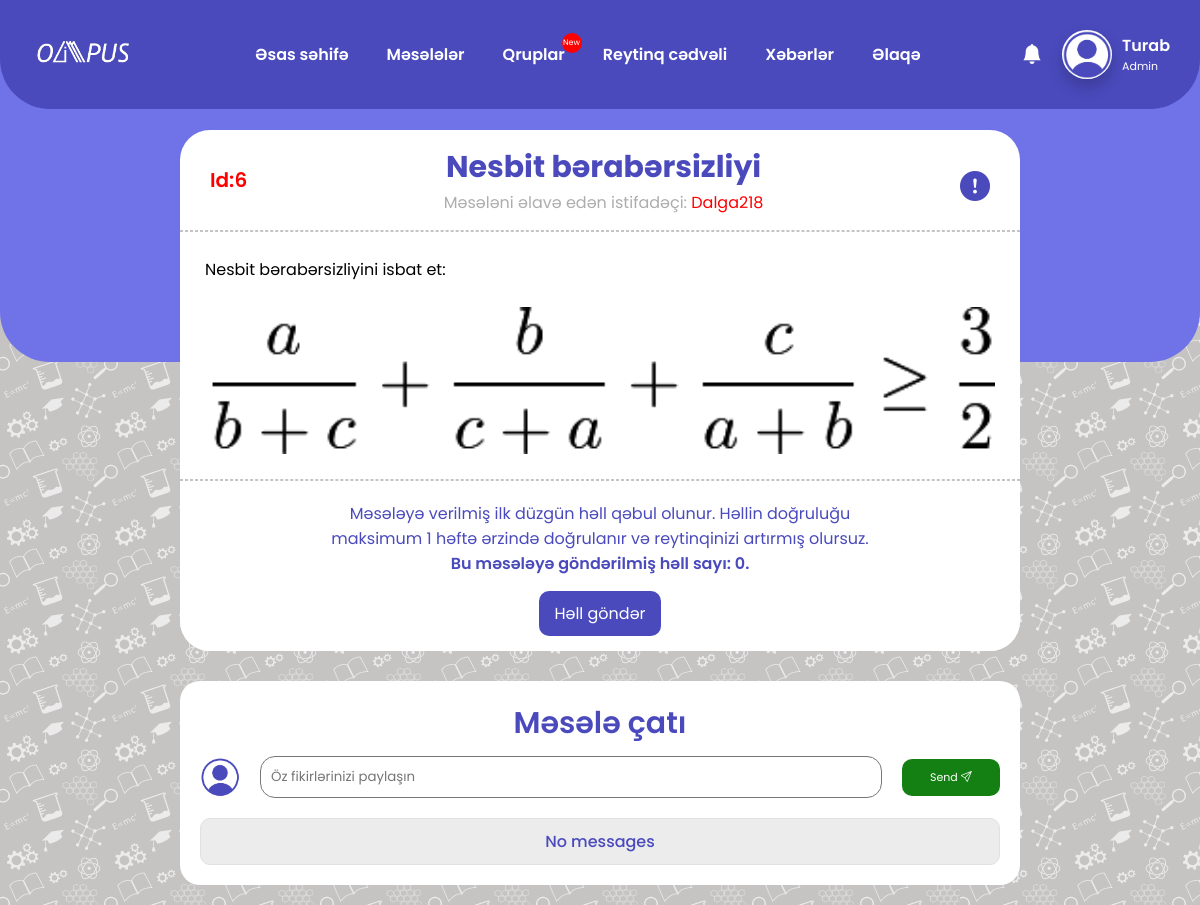
The app's page /problems/math/6/ (signed in) with its own data.
### base/models.py (models this page shows, shortened)
class Account(models.Model):
    username=models.CharField(max_length=20)
    fullname=models.CharField(max_length=100,blank=True)
    email=models.CharField(max_length=50)
    password=models.CharField(max_length=50)
    profile_photo=models.ImageField(upload_to='profile_photos/', default='profile_photos/default_pp.png')
    point=models.IntegerField(default=0)
    admin_tag=models.BooleanField(default=False)
    teacher_tag=models.BooleanField(default=False)
    clever_tag=models.BooleanField(default=False)
    olympian_tag=models.BooleanField(default=False)
    groups=models.CharField(max_length=1000000,default='%')
    requests=models.CharField(max_length=1000000,default='%')

### problems/models.py (models this page shows, shortened)
class Problem(models.Model):
    source_problem = models.CharField(max_length = 300)
    problem_subject = models.CharField(max_length = 20)
    problem_context_img = models.ImageField(upload_to = 'problems/', null = True, blank = True)
    problem_context = models.CharField(max_length = 10000, blank = True)
    problem_views = models.IntegerField(default = 0)
    pub_date = models.DateTimeField(auto_now_add = True)
    show_problem = models.BooleanField(default = False)
    have_solution = models.BooleanField(default = False)
    user_added = models.ForeignKey(Account, on_delete=models.CASCADE)
    public = models.BooleanField(default = True)

### problems/views.py (the view, shortened to what this page needs)
# urls.py: path('<str:subject>/<int:id>/', views.problem_view, name='problem_view'),
def problem_view(request,subject,id):
    user=islogin(request)
    problem=Problem.objects.get(id=id)
    if problem.show_problem==False and (user==False or (user.admin_tag==False and user.teacher_tag==False and user.username!='Selcan')): #SELCAN
        return redirect(f'/problems/{problem.problem_subject}')
    messages=Chat.objects.filter(problem=problem).order_by('-date')
    solution=Solution.objects.filter(problem=problem)
    verify=False
    if len(solution)==0:
        solution=False
    elif problem.have_solution:
        solution=solution[0]
    elif user and (user.admin_tag or user.teacher_tag or user.username=='Selcan'): #SELCAN
        solution=solution[0]
        verify=True
    problem.problem_views+=1
    problem.save()
    return render(request,'problem_view.html',{"problem":problem,'solution':solution,'verify':verify,'messages':messages,"subjects":subjects,"islogin":user,"notifications":Notification.objects.filter(user=user).order_by('-date')})

### templates/problem_view.html (shortened to what this page needs)
<!DOCTYPE html>
<html lang="en">
<head>
    <link rel="stylesheet" href="/static/css/problem_view.css">
    <link rel="stylesheet" href="https://cdn.jsdelivr.net/npm/bootstrap-icons@1.10.5/font/bootstrap-icons.css">
    <link href="https://cdn.jsdelivr.net/npm/remixicon@2.2.0/fonts/remixicon.css" rel="stylesheet">
</head>
<body>
    {% include 'navbar.html' %}
    <div class="problem_container">
        <div class="problem_container_head">
            <p class="id_of_problem">Id:{{problem.id}}</p>
            <div class="prb_txt">
                <h2 class="problem_name">{{ problem.source_problem }}</h2>
                {% if problem.user_added.admin_tag %}
                <p class="add_use">Məsələni əlavə edən istifadəçi: <a href="{% url 'profile' problem.user_added.username %}" style="color: red;">{{ problem.user_added.username }}</a></p>
                {% elif problem.user_added.teacher_tag %}
                <p class="add_use">Məsələni əlavə edən istifadəçi: <a href="{% url 'profile' problem.user_added.username %}" style="color: blue;">{{ problem.user_added.username }}</a></p>
                {% elif problem.user_added.clever_tag %}
                <p class="add_use">Məsələni əlavə edən istifadəçi: <a href="{% url 'profile' problem.user_added.username %}" style="color: green;">{{ problem.user_added.username }}</a></p>
                {% elif problem.user_added.olympian_tag %}
                <p class="add_use">Məsələni əlavə edən istifadəçi: <a href="{% url 'profile' problem.user_added.username %}" style="color: purple;">{{ problem.user_added.username }}</a></p>
                {% else %}
                <p class="add_use">Məsələni əlavə edən istifadəçi: <a href="{% url 'profile' problem.user_added.username %}" style="color: black;">{{ problem.user_added.username }}</a></p>
                {% endif %}
            </div>
            <button class="report_problem" onclick="open_report()"><i class="bi bi-exclamation-circle-fill"></i></button>
        </div>
        <hr>
        <div class="problem_context_container">
            {% if problem.problem_context %}
            <p class="problem_context_pharagraph">{{ problem.problem_context }}</p>
            {% endif %}
            {% if problem.problem_context_img %}
            <img width="100%" src="{{ problem.problem_context_img.url }}" alt="problem_photo" class="problem_img">
            {% endif %}
        </div>
        {% if problem.have_solution or verify %}
        <hr>
        {% if verify %}
        <p style="margin: 20px; color: red;">Qeyd: Bu həlli #Admin və ya #Teacher olduğunuz üçün yalnız siz görə bilirsiniz. Həlli təsdiqləmək və ya silmək üçün <a href="{% url 'verify' %}">təstiqləmə</a> səhifəsinə daxil olun.</p>
        {% endif %}
        <div class="solution_context_container closed_solution">
            {% if solution.user_solved.admin_tag %}
            <p class="add_use2">Məsələni həll edən istifadəçi: <a href="{% url 'profile' solution.user_solved.username %}" style="color: red;">{{ solution.user_solved.username }}</a></p>
            {% elif solution.user_solved.teacher_tag %}
            <p class="add_use2">Məsələni həll edən istifadəçi: <a href="{% url 'profile' solution.user_solved.username %}" style="color: blue;">{{ solution.user_solved.username }}</a></p>
            {% elif solution.user_solved.clever_tag %}
            <p class="add_use2">Məsələni həll edən istifadəçi: <a href="{% url 'profile' solution.user_solved.username %}" style="color: green;">{{ solution.user_solved.username }}</a></p>
            {% elif solution.user_solved.olympian_tag %}
            <p class="add_use2">Məsələni həll edən istifadəçi: <a href="{% url 'profile' solution.user_solved.username %}" style="color: purple;">{{ solution.user_solved.username }}</a></p>
            {% else %}
            <p class="add_use2">Məsələni həll edən istifadəçi: <a href="{% url 'profile' solution.user_solved.username %}" style="color: black;">{{ solution.user_solved.username }}</a></p>
            {% endif %}
            {% if solution.solution_path_video %}
            <video width="80%" controls="controls">
                <source src="{{ solution.solution_path_video.url }}" type="video/mp4" />
            </video>
            <br>
            {% endif %}
            {% if solution.solution_path_img %}
            <img width="80%" src="{{ solution.solution_path_img.url }}" width="100%" alt="solution_image" class="solution_image">
            {% endif %}
            {% if solution.solution_cont %}
            <p class="problem_context_pharagraph">{{ solution.solution_cont }}</p>
            {% endif %}
        </div>
        <button class="solution_context_btn_open"><span class="solution_cont_span">Həlli göstər</span><i class="bi bi-chevron-down" id="feature_icon"></i></button>
        {% else %}
        <hr>
        <p class="about_add_solution">Məsələyə verilmiş ilk düzgün həll qəbul olunur. Həllin doğruluğu <br> maksimum 1 həftə ərzində doğrulanır və reytinqinizi artırmış olursuz.<br><span class="hell_sayi_about"> Bu məsələyə göndərilmiş həll sayı: {{ solution|length }}.</span></p>
        <div class="add_solution_btn_cont">
            <a type="submit" href="{% url 'add_solution' problem.id %}" class="submit_solution">Həll göndər</a>
        </div>
        {% endif %}
    </div>
    {% include 'chat.html' %}
</body>
</html>

### templates/navbar.html (shortened to what this page needs)
<header>
    <link href="https://cdn.jsdelivr.net/npm/remixicon@2.2.0/fonts/remixicon.css" rel="stylesheet">
    <link rel="stylesheet" href="https://unpkg.com/boxicons@latest/css/boxicons.min.css">
    <link rel="stylesheet" href="https://cdn.jsdelivr.net/npm/bootstrap-icons@1.10.5/font/bootstrap-icons.css">
    <link rel="stylesheet" type="text/css" href="/static/css/navbar.css">
    <a href="{% url 'base' %}" class="logo"><img width="100" class="logo_href" src="/static/images/logo.png" alt="Logo"></a>
    <div class="navbar-all-elements">
        <ul class="navlist">
            <li><button class="dropbtn"><a href="{% url 'base' %}">Əsas səhifə</a></button></li>
            <li>
            <div class="dropdown">
                <div class="buttons_drop">
                    <button class="dropbtn" id="dropbtn_prob"><a href="{% url 'problems_main' %}">Məsələlər</a><button class="icon_opening"></button></button>
                </div>
            </div>
            </li>
            <li id="group_not"><button class="dropbtn"><a href="{% url 'groups_main' %}">Qruplar</button></a>{% if islogin.requests|length > 1 %}<p class="notify_group">New</p>{% endif %}</li>
            <li><button class="dropbtn"><a href="{% url 'ranking' %}">Reytinq cədvəli</a></button></li>
            <li><button class="dropbtn"><a href="{% url 'news' %}">Xəbərlər</a></button></li>
            <li><button class="dropbtn"><a href="{% url 'contact' %}">Əlaqə</a></button></li>
        </ul>
        {% if islogin == False %}
        <div class="forms-all">
            <div class="users-section">
                <a href="{% url 'login' %}"><button class="login">Daxil ol</button></a>
                <a href="{% url 'register' %}"><button class="register">Qeydiyyat</button></a>
            </div>
        </div>
        {% else %}
        <div class="pp_all">
            <div class="profile-section">
                <div class="notificatons_whole">
                    <button class="notification_btn" onclick="open_notifications()"><i class="bi bi-bell-fill"></i></button>
                </div>
                <a href="{% url 'profile' islogin.username %}" class="pp_place"><img class="profile_photo" src="/media/{{ islogin.profile_photo }}"></i></a>
                <div class="user">
                    <h3 class="username_txt"><a href="{% url 'profile' islogin.username %}" style="text-decoration:none; color:white;">{{ islogin.username }}</a></h3>
                    {% if islogin.admin_tag %}
                    <h6 class="user_tag">Admin</h6>
                    {% elif islogin.teacher_tag %}
                    <h6 class="user_tag">Teacher</h6>
                    {% elif islogin.clever_tag %}
                    <h6 class="user_tag">Clever</h6>
                    {% elif islogin.olympian_tag %}
                    <h6 class="user_tag">Olympian</h6>
                    {% endif %}
                </div>
            </div>
        </div>
        {% endif %}
    </div>
</header>

### templates/chat.html (shortened to what this page needs)
<link rel="stylesheet" href="/static/css/chat.css">
<div class="chat_messages">
    <div class="chat_container">
        <h1 class="chat_head">Məsələ çatı</h1>
        <form method="post" class="send_msg_frm">
            {% if islogin == False %}
            <textarea type="text" name="message" cols="80" rows="1" placeholder="Öz fikirlərinizi paylaşmaq üçün Daxil Olun" class="mes_input" disabled></textarea>
            {% else %}
            <img src="/media/{{ islogin.profile_photo }}" alt="profile_photo" class="person_profile">
            <textarea type="text" name="message" cols="80" rows="1" placeholder="Öz fikirlərinizi paylaşın" class="mes_input"></textarea>
            {% endif %}
            <button type="submit" class="send_msg">Send <i class="bi bi-send"></i></button>
        </form>
        <div class="messages_sent">
            {% if messages %}
            {% for message in messages %}
            <div class="message_sent_cont">
                <div class="person_sent">
                    <img src="/media/{{ message.user_added.profile_photo }}" alt="profile_photo" class="person_profile">
                    <div class="texts_message">
                        {% if message.user_added.admin_tag %}
                        <a href="{% url 'profile' message.user_added.username %}" class="user" style="color: red;">{{ message.user_added.username }}</a>
                        {% elif message.user_added.teacher_tag %}
                        <a href="{% url 'profile' message.user_added.username %}" class="user" style="color: blue;">{{ message.user_added.username }}</a>
                        {% elif message.user_added.clever_tag %}
                        <a href="{% url 'profile' message.user_added.username %}" class="user" style="color: green;">{{ message.user_added.username }}</a>
                        {% elif message.user_added.olympian_tag %}
                        <a href="{% url 'profile' message.user_added.username %}" class="user" style="color: purple;">{{ message.user_added.username }}</a>
                        {% else %}
                        <a href="{% url 'profile' message.user_added.username %}" class="user" style="color: black;">{{ message.user_added.username }}</a>
                        {% endif %}
                        <p class="message_text">{{ message.message }}</p>
                    </div>
                </div>
            </div>
            {% endfor %}
            {% else %}
            <p class="no_message">No messages</p>
            {% endif %}
        </div>
    </div>
</div>

### records on screen
Account: profile_photo (placeholder picture), username "Turab"
Problem: id "6", source_problem "Nesbit bərabərsizliyi", user_added.username "Dalga218", problem_context "Nesbit bərabərsizliyini isbat et:", problem_context_img (picture)

### other values on screen
{{ solution|length }} "0"
